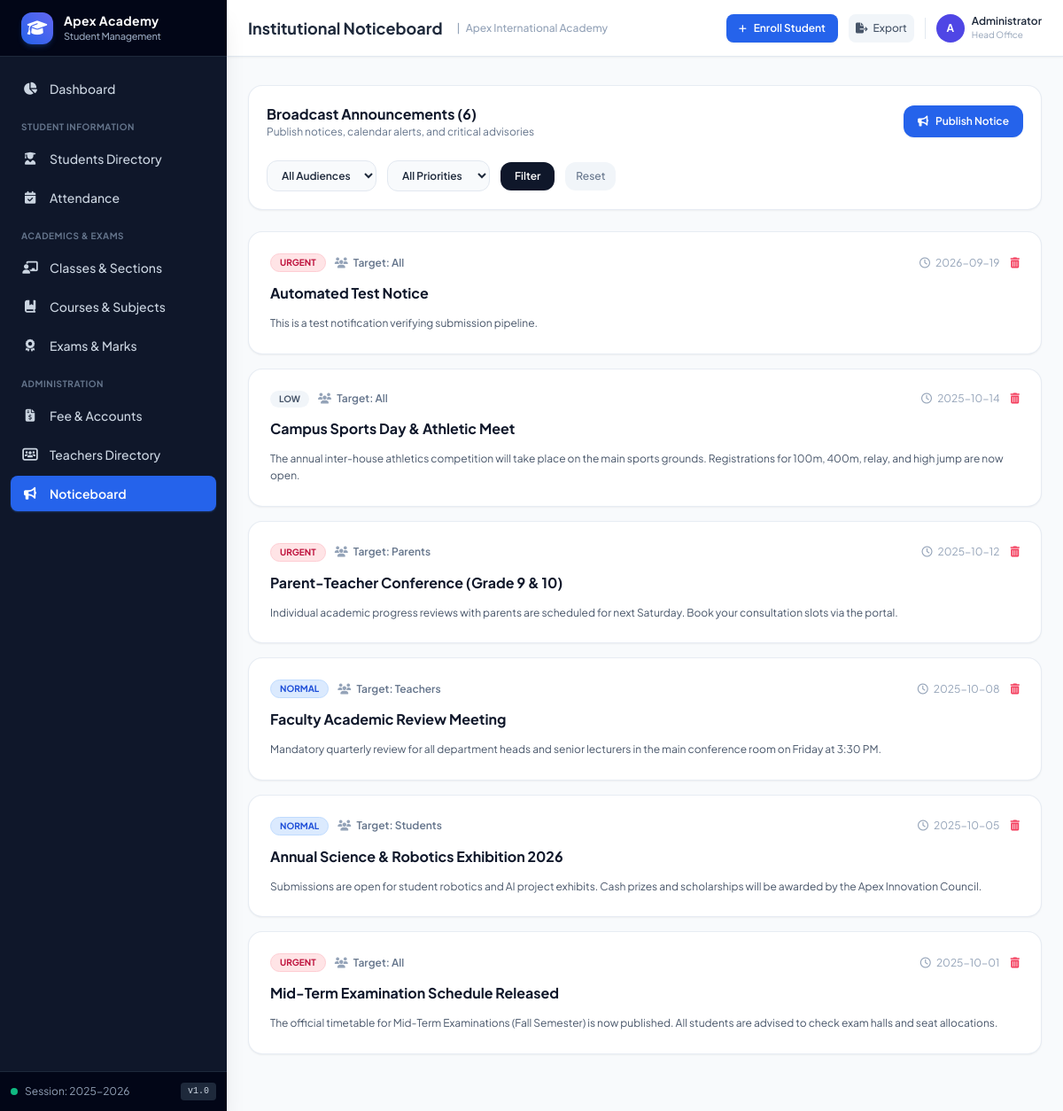
The page /announcements on the database its author committed.
### tables this page shows
CREATE TABLE announcements (
        id INTEGER PRIMARY KEY AUTOINCREMENT,
        title TEXT NOT NULL,
        content TEXT NOT NULL,
        target_audience TEXT DEFAULT 'All' CHECK(target_audience IN ('All', 'Students', 'Teachers', 'Parents')),
        priority TEXT DEFAULT 'Normal' CHECK(priority IN ('Low', 'Normal', 'Urgent')),
        created_at TEXT NOT NULL
    );

### app.py (the view)
@app.route('/announcements')
def announcements_list():
    audience = request.args.get('audience', '').strip()
    priority = request.args.get('priority', '').strip()
    query = "SELECT * FROM announcements WHERE 1=1"
    params = []
    if audience:
        query += " AND (target_audience = ? OR target_audience = 'All')"
        params.append(audience)
    if priority:
        query += " AND priority = ?"
        params.append(priority)
    query += " ORDER BY id DESC"
    notices = query_db(query, params)
    return render_template(
        'notices/index.html',
        notices=notices,
        selected_audience=audience,
        selected_priority=priority
    )

### app.py (called while the page is built)
@app.context_processor
def inject_global_settings():
    return {
        'school_name': config.SCHOOL_NAME,
        'school_tagline': config.SCHOOL_TAGLINE,
        'school_address': config.SCHOOL_ADDRESS,
        'school_contact': config.SCHOOL_CONTACT,
        'academic_year': config.SCHOOL_ACADEMIC_YEAR,
        'now': datetime.now()
    }

### database.py (called while the page is built)
def get_db():
    conn = sqlite3.connect(DATABASE_PATH)
    conn.row_factory = sqlite3.Row
    conn.execute("PRAGMA foreign_keys = ON")
    return conn

def query_db(query, args=(), one=False):
    conn = get_db()
    try:
        cur = conn.cursor()
        cur.execute(query, args)
        rv = cur.fetchall()
        return (rv[0] if rv else None) if one else rv
    finally:
        conn.close()

### templates/notices/index.html (shortened to what this page needs)
{% extends "base.html" %}
{% block header_title %}Institutional Noticeboard{% endblock %}
{% block content %}
<div class="space-y-6 pb-12">
    <div class="bg-white p-5 rounded-2xl border border-slate-200/80 shadow-sm space-y-4">
        <div class="flex flex-col sm:flex-row items-center justify-between gap-4">
            <div>
                <h3 class="text-base font-bold text-slate-900">Broadcast Announcements ({{ notices|length }})</h3>
                <p class="text-xs text-slate-500">Publish notices, calendar alerts, and critical advisories</p>
            </div>
            <button onclick="openModal('addNoticeModal')" class="inline-flex items-center gap-2 bg-blue-600 hover:bg-blue-700 text-white text-xs font-semibold px-4 py-2.5 rounded-xl transition-colors shadow-sm">
                <i class="fa-solid fa-bullhorn"></i>
                <span>Publish Notice</span>
            </button>
        </div>
        <form method="GET" action="{{ url_for('announcements_list') }}" class="flex flex-wrap items-center gap-3 pt-2">
            <select name="audience" class="bg-slate-50 border border-slate-200 rounded-xl px-3 py-2 text-xs focus:ring-2 focus:ring-blue-500 font-semibold">
                <option value="">All Audiences</option>
            </select>
            <select name="priority" class="bg-slate-50 border border-slate-200 rounded-xl px-3 py-2 text-xs focus:ring-2 focus:ring-blue-500 font-semibold">
                <option value="">All Priorities</option>
            </select>
            <button type="submit" class="bg-slate-900 hover:bg-slate-800 text-white text-xs font-semibold px-4 py-2 rounded-xl transition-colors">
                Filter
            </button>
            <a href="{{ url_for('announcements_list') }}" class="px-3 py-2 text-xs font-medium text-slate-500 hover:text-slate-800 bg-slate-100 rounded-xl">
                Reset
            </a>
        </form>
    </div>
    <div class="space-y-4">
        {% for n in notices %}
        <div class="bg-white p-6 rounded-2xl border border-slate-200/80 shadow-sm hover:border-blue-300 transition-all space-y-3">
            <div class="flex items-center justify-between">
                <div class="flex items-center gap-2.5">
                    <span class="text-[10px] font-bold px-2.5 py-0.5 rounded-full uppercase
                        {% if n.priority == 'Urgent' %}bg-rose-100 text-rose-700 border border-rose-200
                        {% elif n.priority == 'Normal' %}bg-blue-100 text-blue-700 border border-blue-200
                        {% else %}bg-slate-100 text-slate-600{% endif %}">
                        {{ n.priority }}
                    </span>
                    <span class="text-xs font-semibold text-slate-500">
                        <i class="fa-solid fa-users text-slate-400 mr-1"></i> Target: {{ n.target_audience }}
                    </span>
                </div>
                <div class="flex items-center gap-3 text-xs text-slate-400">
                    <span><i class="fa-regular fa-clock mr-1"></i> {{ n.created_at }}</span>
                    <form method="POST" action="{{ url_for('announcement_delete', id=n.id) }}" onsubmit="return confirm('Delete this notice?')" class="inline">
                        <button type="submit" class="text-rose-500 hover:text-rose-700 text-xs">
                            <i class="fa-solid fa-trash-can"></i>
                        </button>
                    </form>
                </div>
            </div>
            <h4 class="text-base font-bold text-slate-900">{{ n.title }}</h4>
            <p class="text-xs text-slate-600 leading-relaxed">{{ n.content }}</p>
        </div>
        {% else %}
        <div class="bg-white p-12 text-center rounded-2xl border border-slate-200/80 shadow-sm text-slate-400 text-sm">
            <i class="fa-solid fa-bullhorn text-3xl mb-2 text-slate-300"></i>
            <p>No announcements found on the noticeboard.</p>
        </div>
        {% endfor %}
    </div>
</div>
{% endblock %}

### static/css/styles.css (style rules this page uses)
body { font-family: 'Plus Jakarta Sans', system-ui, -apple-system, sans-serif; }

### rows shown on the page
announcements: priority "URGENT", target_audience "All", created_at "2026-09-19", title "Automated Test Notice", content "This is a test notification verifying submission pipeline."
announcements: priority "LOW", target_audience "All", created_at "2025-10-14", title "Campus Sports Day & Athletic Meet", content "The annual inter-house athletics competition will take place on the main sports grounds. Registrations for 100m, 400m, relay, and high jump are now open."
announcements: priority "URGENT", target_audience "Parents", created_at "2025-10-12", title "Parent-Teacher Conference (Grade 9 & 10)", content "Individual academic progress reviews with parents are scheduled for next Saturday. Book your consultation slots via the portal."
announcements: priority "NORMAL", target_audience "Teachers", created_at "2025-10-08", title "Faculty Academic Review Meeting", content "Mandatory quarterly review for all department heads and senior lecturers in the main conference room on Friday at 3:30 PM."
announcements: priority "NORMAL", target_audience "Students", created_at "2025-10-05", title "Annual Science & Robotics Exhibition 2026", content "Submissions are open for student robotics and AI project exhibits. Cash prizes and scholarships will be awarded by the Apex Innovation Council."
announcements: priority "URGENT", target_audience "All", created_at "2025-10-01", title "Mid-Term Examination Schedule Released", content "The official timetable for Mid-Term Examinations (Fall Semester) is now published. All students are advised to check exam halls and seat allocations."

### other values the page prints
{{ academic_year }} "2025-2026"
{{ school_name }} "Apex International Academy"
{{ notices|length }} "6"
